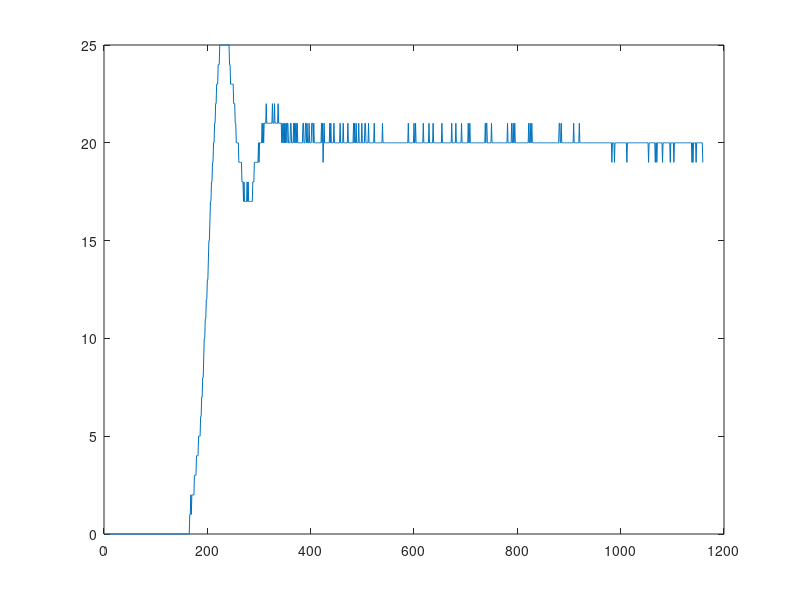

This chart was generated by the following MATLAB code: (Note: this script raises an error after producing the figure.)
clear
clc
close all

a=csvread('4.csv');
b=csvread('5.csv');
%  figure
%  plot(a(:,2));
% hold on
%  plot(a(:,1));
% figure

%
% plot(b(:,1));
% figure
% plot(b(:,2));

ts = .01;  % this is the sampling time it is computed from the array t
a1=a(:,1);%input

a2=a(:,2); %output
plot(a2)
data1 = iddata(a2,a1,ts);  % this is processing the data to make it compatible with the transfer-function estimation funciton

g = tfest(data1,3,1);   % getting the transfer function and storing it in g


% We found that the best approximation to the system is a system of the
% fifth order
transfer_fn = tf([g.Numerator],[g.Denominator]);
x = step(transfer_fn);
figure
%plot(t,x)

tf_z=c2d(transfer_fn,0.01,'tustin');
input = a(:,1);




pid_tf = tf([12 12*0.9167],[1 0]);
pid_tf_z=c2d(pid_tf,0.01,'tustin');